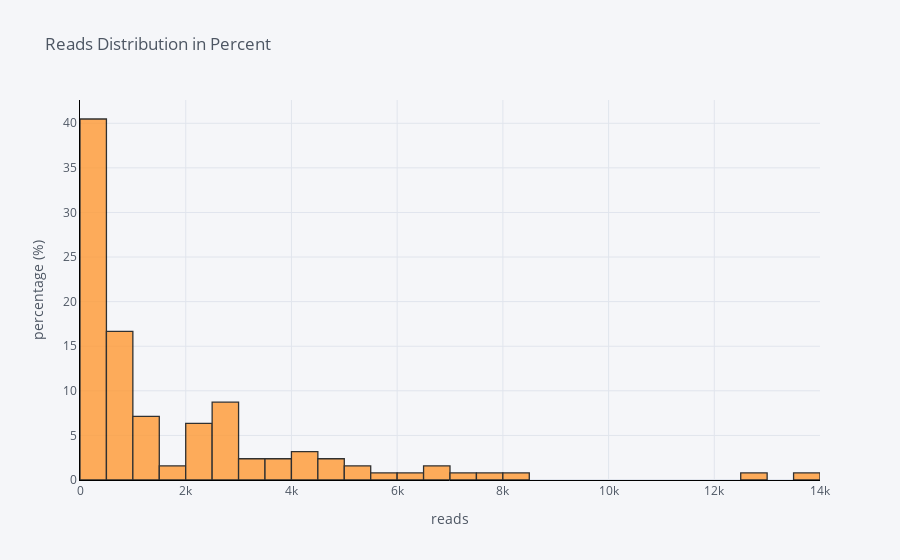

Notebook source saved alongside this figure:
### Markdown cell above
### Percentage Histogram

To get the same chart but instead showing the percentage, we simple pass in `percent` as the histnorm parameter.

### Code cell
df["claps"].iplot(
    kind="hist",
    bins=30,
    xTitle="reads",
    linecolor="black",
    histnorm="percent",
    yTitle="percentage (%)",
    title="Reads Distribution in Percent",
)

### Figure 1 — Plotly figure (JSON) as saved in the notebook; plotly's stock layout.template omitted (floating-point values rounded to 4 significant figures)
{"data": [{"histfunc": "count", "histnorm": "percent", "marker": {"color": "rgba(255, 153, 51, 1.0)", "line": {"color": "#000000", "width": 1.3}}, "name": "claps", "nbinsx": 30, "opacity": 0.8, "orientation": "v", "type": "histogram", "x": [2, 18, 50, 0, 0, 0, 73, 234, 2, 0, 682, 58, 5, 7, 87, 23, 4, 113, 8, 17, 8, 4800, 2700, 72, 123, 857, 186, 11, 119, 2000, 4100, 59, 2700, 77, 14, 7000, 1200, 275, 1600, 1600, 1000, 4300, 4980, 12900, 223, 4900, 101, 5900, 548, 895, 6700, 6500, 2700, 1100, 2900, 2600, 2800, 5300, 1300, 1000, 7900, 364, 13500, 4100, 2200, 3900, 6300, 8200, 1300, 5400, 2300, 2700, 2100, 707, 650, 2700, 4100, 822, 830, 3700, 653, 657, 1100, 2800, 3100, 792, 222, 3300, 315, 2500, 976, 2000, 1000, 3200, 651, 2300, 809, 745, 587, 818, 2200, 1300, 630, 2600, 2000, 3600, 440, 728, 893, 205, 529, 121, 361, 31, 0, 24, 0, 5, 6, 0, 424, 443, 412, 329, 309, 75]}], "layout": {"barmode": "overlay", "legend": {"bgcolor": "#F5F6F9", "font": {"color": "#4D5663"}}, "paper_bgcolor": "#F5F6F9", "plot_bgcolor": "#F5F6F9", "title": {"font": {"color": "#4D5663"}, "text": "Reads Distribution in Percent"}, "xaxis": {"gridcolor": "#E1E5ED", "linecolor": "black", "showgrid": true, "tickfont": {"color": "#4D5663"}, "title": {"font": {"color": "#4D5663"}, "text": "reads"}, "zerolinecolor": "#E1E5ED"}, "yaxis": {"gridcolor": "#E1E5ED", "linecolor": "black", "showgrid": true, "tickfont": {"color": "#4D5663"}, "title": {"font": {"color": "#4D5663"}, "text": "percentage (%)"}, "zerolinecolor": "#E1E5ED"}}}
